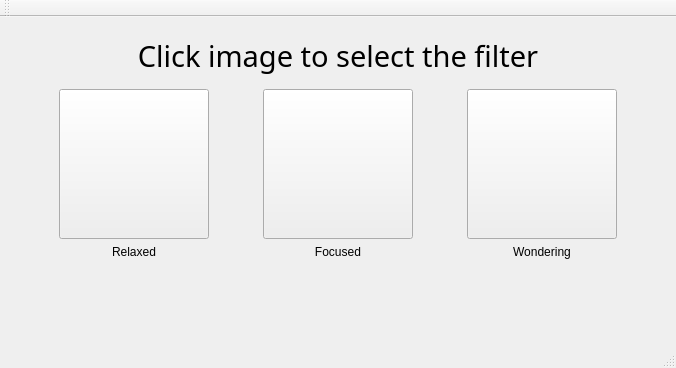
<?xml version="1.0" encoding="UTF-8"?>
<ui version="4.0">
 <class>MainWindow</class>
 <widget class="QMainWindow" name="MainWindow">
  <property name="geometry">
   <rect>
    <x>0</x>
    <y>0</y>
    <width>676</width>
    <height>368</height>
   </rect>
  </property>
  <property name="windowTitle">
   <string>MainWindow</string>
  </property>
  <widget class="QWidget" name="centralWidget">
   <layout class="QVBoxLayout" name="verticalLayout">
    <item>
     <layout class="QVBoxLayout" name="verticalLayout_7">
      <item>
       <widget class="QLabel" name="label">
        <property name="font">
         <font>
          <family>Clarendon BT</family>
          <pointsize>22</pointsize>
         </font>
        </property>
        <property name="text">
         <string>Click image to select the filter</string>
        </property>
        <property name="alignment">
         <set>Qt::AlignCenter</set>
        </property>
       </widget>
      </item>
      <item>
       <layout class="QVBoxLayout" name="verticalLayout_3">
        <item>
         <layout class="QHBoxLayout" name="imageLayout">
          <item>
           <spacer name="horizontalSpacer_3">
            <property name="orientation">
             <enum>Qt::Horizontal</enum>
            </property>
            <property name="sizeHint" stdset="0">
             <size>
              <width>40</width>
              <height>20</height>
             </size>
            </property>
           </spacer>
          </item>
          <item>
           <layout class="QVBoxLayout" name="verticalLayout_6">
            <item>
             <widget class="QPushButton" name="mbutton0">
              <property name="minimumSize">
               <size>
                <width>150</width>
                <height>150</height>
               </size>
              </property>
              <property name="maximumSize">
               <size>
                <width>150</width>
                <height>150</height>
               </size>
              </property>
              <property name="text">
               <string/>
              </property>
              <property name="icon">
               <iconset>
                <normaloff>C:/resources/filters/filter_0.png</normaloff>C:/resources/filters/filter_0.png</iconset>
              </property>
              <property name="iconSize">
               <size>
                <width>150</width>
                <height>150</height>
               </size>
              </property>
             </widget>
            </item>
            <item>
             <widget class="QLabel" name="label0">
              <property name="text">
               <string>Relaxed</string>
              </property>
              <property name="alignment">
               <set>Qt::AlignCenter</set>
              </property>
             </widget>
            </item>
           </layout>
          </item>
          <item>
           <spacer name="horizontalSpacer">
            <property name="orientation">
             <enum>Qt::Horizontal</enum>
            </property>
            <property name="sizeHint" stdset="0">
             <size>
              <width>40</width>
              <height>20</height>
             </size>
            </property>
           </spacer>
          </item>
          <item>
           <layout class="QVBoxLayout" name="verticalLayout_4">
            <item>
             <widget class="QPushButton" name="mbutton1">
              <property name="minimumSize">
               <size>
                <width>150</width>
                <height>150</height>
               </size>
              </property>
              <property name="maximumSize">
               <size>
                <width>150</width>
                <height>150</height>
               </size>
              </property>
              <property name="text">
               <string/>
              </property>
              <property name="icon">
               <iconset>
                <normaloff>C:/resources/filters/filter_1.png</normaloff>C:/resources/filters/filter_1.png</iconset>
              </property>
              <property name="iconSize">
               <size>
                <width>150</width>
                <height>150</height>
               </size>
              </property>
             </widget>
            </item>
            <item>
             <widget class="QLabel" name="label1">
              <property name="text">
               <string>Focused</string>
              </property>
              <property name="alignment">
               <set>Qt::AlignCenter</set>
              </property>
             </widget>
            </item>
           </layout>
          </item>
          <item>
           <spacer name="horizontalSpacer_2">
            <property name="orientation">
             <enum>Qt::Horizontal</enum>
            </property>
            <property name="sizeHint" stdset="0">
             <size>
              <width>40</width>
              <height>20</height>
             </size>
            </property>
           </spacer>
          </item>
          <item>
           <layout class="QVBoxLayout" name="verticalLayout_5">
            <item>
             <widget class="QPushButton" name="mbutton2">
              <property name="minimumSize">
               <size>
                <width>150</width>
                <height>150</height>
               </size>
              </property>
              <property name="maximumSize">
               <size>
                <width>150</width>
                <height>150</height>
               </size>
              </property>
              <property name="text">
               <string/>
              </property>
              <property name="icon">
               <iconset>
                <normaloff>C:/resources/filters/filter_2.png</normaloff>C:/resources/filters/filter_2.png</iconset>
              </property>
              <property name="iconSize">
               <size>
                <width>150</width>
                <height>150</height>
               </size>
              </property>
             </widget>
            </item>
            <item>
             <widget class="QLabel" name="label2">
              <property name="text">
               <string>Wondering</string>
              </property>
              <property name="alignment">
               <set>Qt::AlignCenter</set>
              </property>
             </widget>
            </item>
           </layout>
          </item>
          <item>
           <spacer name="horizontalSpacer_4">
            <property name="orientation">
             <enum>Qt::Horizontal</enum>
            </property>
            <property name="sizeHint" stdset="0">
             <size>
              <width>40</width>
              <height>20</height>
             </size>
            </property>
           </spacer>
          </item>
         </layout>
        </item>
        <item>
         <layout class="QHBoxLayout" name="horizontalLayout_2">
          <item>
           <spacer name="horizontalSpacer_5">
            <property name="orientation">
             <enum>Qt::Horizontal</enum>
            </property>
            <property name="sizeHint" stdset="0">
             <size>
              <width>40</width>
              <height>20</height>
             </size>
            </property>
           </spacer>
          </item>
          <item>
           <layout class="QVBoxLayout" name="selectedLayout">
            <item>
             <widget class="QLabel" name="iSelected">
              <property name="minimumSize">
               <size>
                <width>50</width>
                <height>50</height>
               </size>
              </property>
              <property name="maximumSize">
               <size>
                <width>50</width>
                <height>50</height>
               </size>
              </property>
              <property name="text">
               <string/>
              </property>
             </widget>
            </item>
            <item>
             <widget class="QLabel" name="lSelected">
              <property name="text">
               <string/>
              </property>
              <property name="alignment">
               <set>Qt::AlignCenter</set>
              </property>
             </widget>
            </item>
           </layout>
          </item>
          <item>
           <spacer name="horizontalSpacer_6">
            <property name="orientation">
             <enum>Qt::Horizontal</enum>
            </property>
            <property name="sizeHint" stdset="0">
             <size>
              <width>40</width>
              <height>20</height>
             </size>
            </property>
           </spacer>
          </item>
         </layout>
        </item>
       </layout>
      </item>
     </layout>
    </item>
   </layout>
  </widget>
  <widget class="QMenuBar" name="menuBar">
   <property name="geometry">
    <rect>
     <x>0</x>
     <y>0</y>
     <width>676</width>
     <height>21</height>
    </rect>
   </property>
  </widget>
  <widget class="QToolBar" name="mainToolBar">
   <attribute name="toolBarArea">
    <enum>TopToolBarArea</enum>
   </attribute>
   <attribute name="toolBarBreak">
    <bool>false</bool>
   </attribute>
  </widget>
  <widget class="QStatusBar" name="statusBar"/>
 </widget>
 <layoutdefault spacing="6" margin="11"/>
 <resources/>
 <connections/>
</ui>
